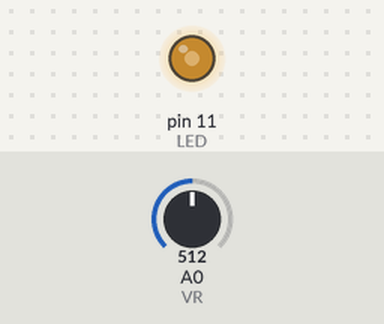
Simulated run of this sketch. Board: Arduino Uno, built with avr-gcc and run on an emulated ATmega328P. On the bench: output pins drawn as LEDs (lit = HIGH). Inputs (shaded band) come from the test bench; at power-on: A0 (VR) = 512.

Above: at 1.2 s.
1.3 s: A0 (VR) set to 716
At 2.4 s:
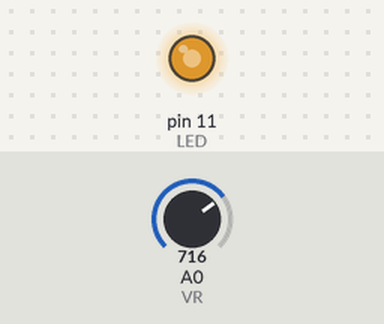
2.8 s: A0 (VR) set to 900
At 3.5 s:
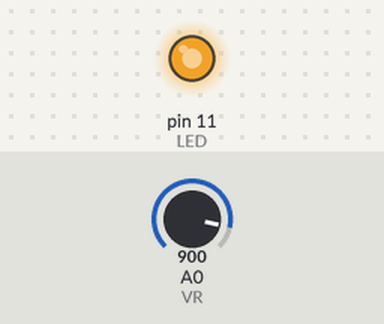
4.3 s: A0 (VR) set to 122
At 4.6 s:
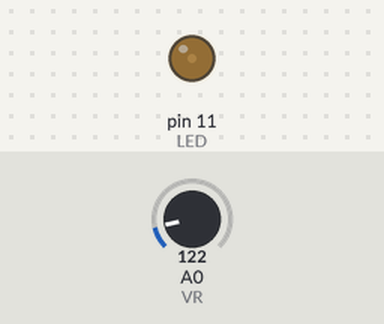
5.8 s: A0 (VR) set to 0
At 7.0 s:
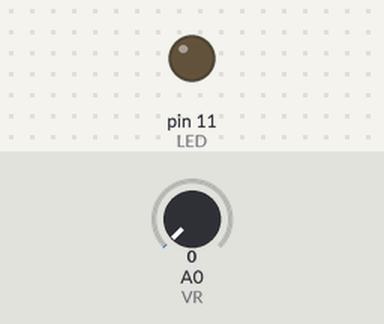
7.3 s: A0 (VR) set to 511
At 8.1 s:
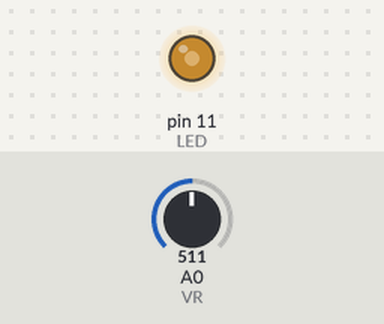
Timing chart, 0 to 9.8 s (numbered marks = the images above; inputs shaded):
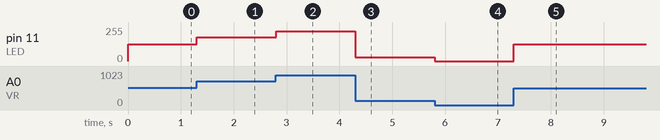

Measured:
- after the input at 1.3 s, pin 11 (LED): 127/255 → 178/255 at once
- after the input at 2.8 s, pin 11 (LED): 178/255 → 224/255 at once
- after the input at 4.3 s, pin 11 (LED): 224/255 → 30/255 at once
- after the input at 5.8 s, pin 11 (LED): 30/255 → 0/255 at once
- after the input at 7.3 s, pin 11 (LED): 0/255 → 127/255 at once

The sketch:

02-4-4.ino
```cpp
#define LED 11
#define VR  A0

void setup() {
  Serial.begin(9600);
}

void loop() {
  int analogValue = analogRead(VR);
  int analogMapping = map(analogValue,0,1023,0,255);
  analogWrite(LED, analogMapping);
}
```
